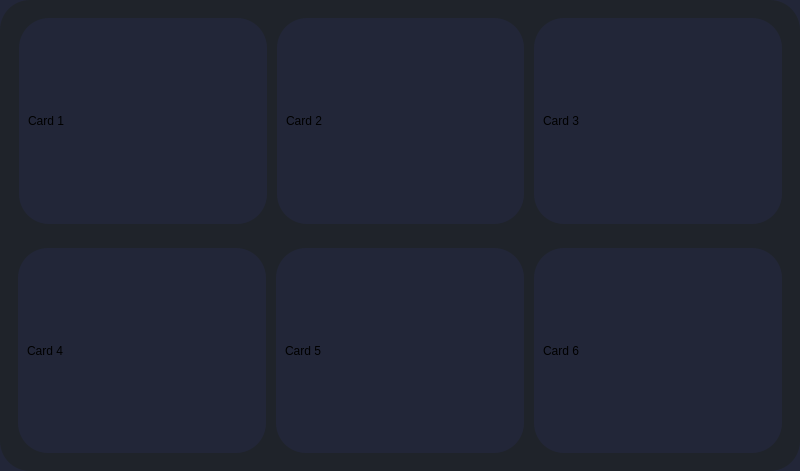
<?xml version="1.0" encoding="UTF-8"?>
<ui version="4.0">
 <class>MainWindow</class>
 <widget class="QMainWindow" name="MainWindow">
  <property name="geometry">
   <rect>
    <x>0</x>
    <y>0</y>
    <width>800</width>
    <height>471</height>
   </rect>
  </property>
  <property name="windowTitle">
   <string>MainWindow</string>
  </property>
  <property name="styleSheet">
   <string notr="true">
#centralwidget, #widget_4, #widget_5{
	background-color: #1f232a;
}
QWidget{
	background-color: rgb(34, 38, 56);
	border-radius: 30px;
}
</string>
  </property>
  <widget class="QWidget" name="centralwidget">
   <layout class="QVBoxLayout" name="verticalLayout">
    <item>
     <widget class="QWidget" name="widget_4" native="true">
      <layout class="QHBoxLayout" name="horizontalLayout">
       <property name="spacing">
        <number>10</number>
       </property>
       <property name="leftMargin">
        <number>10</number>
       </property>
       <item>
        <widget class="QWidget" name="card1" native="true">
         <layout class="QVBoxLayout" name="verticalLayout_2">
          <item>
           <widget class="QLabel" name="label">
            <property name="text">
             <string>Card 1</string>
            </property>
           </widget>
          </item>
         </layout>
        </widget>
       </item>
       <item>
        <widget class="QWidget" name="card2" native="true">
         <layout class="QHBoxLayout" name="horizontalLayout_3">
          <item>
           <widget class="QLabel" name="label_2">
            <property name="text">
             <string>Card 2</string>
            </property>
           </widget>
          </item>
         </layout>
        </widget>
       </item>
       <item>
        <widget class="QWidget" name="card3" native="true">
         <layout class="QHBoxLayout" name="horizontalLayout_4">
          <item>
           <widget class="QLabel" name="label_3">
            <property name="text">
             <string>Card 3</string>
            </property>
           </widget>
          </item>
         </layout>
        </widget>
       </item>
      </layout>
     </widget>
    </item>
    <item>
     <widget class="QWidget" name="widget_5" native="true">
      <layout class="QHBoxLayout" name="horizontalLayout_2">
       <property name="spacing">
        <number>10</number>
       </property>
       <item>
        <widget class="QWidget" name="card4" native="true">
         <layout class="QHBoxLayout" name="horizontalLayout_7">
          <item>
           <widget class="QLabel" name="label_4">
            <property name="text">
             <string>Card 4</string>
            </property>
           </widget>
          </item>
         </layout>
        </widget>
       </item>
       <item>
        <widget class="QWidget" name="card5" native="true">
         <layout class="QHBoxLayout" name="horizontalLayout_6">
          <item>
           <widget class="QLabel" name="label_5">
            <property name="text">
             <string>Card 5</string>
            </property>
           </widget>
          </item>
         </layout>
        </widget>
       </item>
       <item>
        <widget class="QWidget" name="card6" native="true">
         <layout class="QHBoxLayout" name="horizontalLayout_5">
          <item>
           <widget class="QLabel" name="label_6">
            <property name="text">
             <string>Card 6</string>
            </property>
           </widget>
          </item>
         </layout>
        </widget>
       </item>
      </layout>
     </widget>
    </item>
   </layout>
  </widget>
 </widget>
 <resources/>
 <connections/>
</ui>
